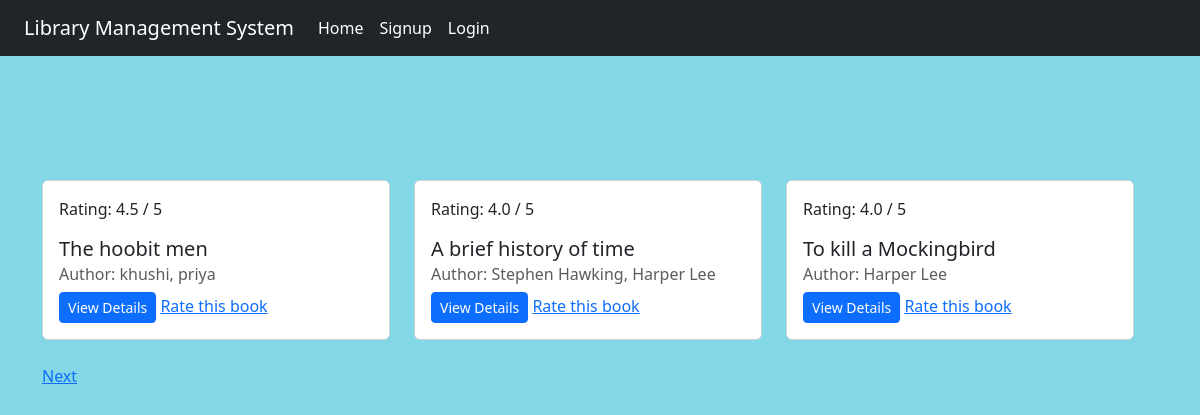
/show/, run on an earlier commit of the app's database.
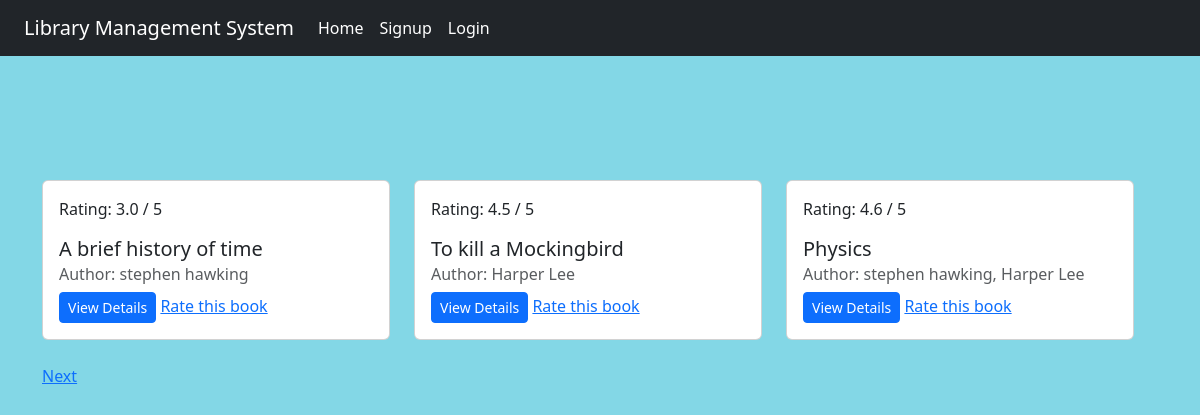
And on a later commit of the database.
### library_app/models.py (models this page shows, shortened)
class BooKtable(models.Model):
    authors=models.ManyToManyField(Authortable)
    book_name=models.CharField(max_length=60)
    book_sr_no=models.IntegerField(unique=True)
    book_cate=models.CharField(max_length=70)
    book_published_year=models.DateField()
    rating=models.FloatField(validators=[MinValueValidator(0),MaxValueValidator(5)],default=0.0)

class Authortable(models.Model):
    author_name=models.CharField(max_length=50)
    def __str__(self):
        return self.author_name

### library_app/views.py (the view)
# urls.py: path('show/',views.book_list,name="book-list"),
def book_list(request):
    all_post=BooKtable.objects.all().order_by('id')
    paginator=Paginator(all_post,per_page=3)
    page_number=request.GET.get('page')
    page_obj=paginator.get_page(page_number)
    return render(request,'book_list.html',{'books':page_obj})

### library_app/templates/book_list.html (shortened to what this page needs)
{% extends 'base.html' %}
{% load static %}
{% block content %}
<div class="row row-cols-1 row-cols-md-3 g-4" style='margin-top:100px;'>
    {% for book in books %}
    <div class="col">
        <div class="card h-100">
            <div class="card-body">
                <p> Rating: {{ book.rating }} / 5</p>
                <h5 class="card-title">{{book.book_name}}</h5>
                <h6 class="card-subtitle mb-2 text-muted">Author: {{ book.authors.all|join:", " }}</h6>
                <a href="{% url 'book-detail' book.id %}" class="btn btn-sm btn-primary">View Details</a>
                {% if perms.library_app.rate_book %}
                {% else %}
                  <a href="{% url 'rate_book' book.id %}">Rate this book</a>
                {% endif %}
            </div>
        </div>
    </div>
    {% empty %}
    <div class="col-12">
        <p>No books found.</p>
    </div>
    {% endfor %}
    <div class="text-">
        <span>
            {% if books.has_next %}
            <a href="?page={{books.next_page_number}}">Next</a>
            {% endif %}
        </span>
    </div>
</div>
{% endblock content %}

### library_app/templates/base.html (shortened to what this page needs)
<!DOCTYPE html>
{% load static %}
<html lang="en">
<head>
    <link rel="stylesheet" href="{% static 'css/bootstrap.min.css' %}">
    <link rel="stylesheet" href="{% static 'css/style.css' %}">
</head>
<body>
    <div class="container-fluid bg-dark">
        {% include 'navbar.html' %}
    <div class="container">
        <div class="row">
            {% block content %}
            {% endblock content %}
        </div>
    </div>
</body>
</html>

### library_app/templates/navbar.html (shortened to what this page needs)
<nav class="navbar navbar-expand-lg bg-dark-tertiary">
  <div class="container-fluid " >
    <a class="navbar-brand text-white" >Library Management System</a>
    <div class="collapse navbar-collapse" id="navbarSupportedContent">
      <ul class="navbar-nav me-auto mb-2 mb-lg-0">
        <div class="offcanvas-body">
          <ul class="navbar-nav justify-content-end flex-grow-1 pe-3">
            <li class="nav-item">
              <a class="nav-link active text-white" aria-current="page" href="{% url 'home' %}">Home</a>
            </li>
            {% if request.user.is_authenticated %}
            <li class="nav-item">
              <a class="nav-link text-white" href="{% url 'dashboard' %}">Dashboard</a>
            </li>
            <li class="nav-item">
              <a class="nav-link text-white" href="{% url 'logout' %}">Logout</a>
            </li>
            {% else %}
            <li class="nav-item">
              <a class="nav-link text-white" href="{% url 'signup' %}">Signup</a>
            </li>
            <li class="nav-item">
              <a class="nav-link text-white" href="{% url 'login' %}">Login</a>
            </li>
            {% endif %}
         </div>
      </div>
    </div>
  </div>

### library_app/static/css/style.css (style rules this page uses)
body { background-color:rgb(131, 215, 230); }

What changed in the data, as far as the page shows it:
removed BooKtable: rating "4.5", book_name "The hoobit men", authors.all "khushi, priya"
removed BooKtable: rating "4.0", book_name "A brief history of time", authors.all "Stephen Hawking, Harper Lee"
removed BooKtable: rating "4.0", book_name "To kill a Mockingbird", authors.all "Harper Lee"
added BooKtable: rating "3.0", book_name "A brief history of time", authors.all "stephen hawking"
added BooKtable: rating "4.5", book_name "To kill a Mockingbird", authors.all "Harper Lee"
added BooKtable: rating "4.6", book_name "Physics", authors.all "stephen hawking, Harper Lee"
